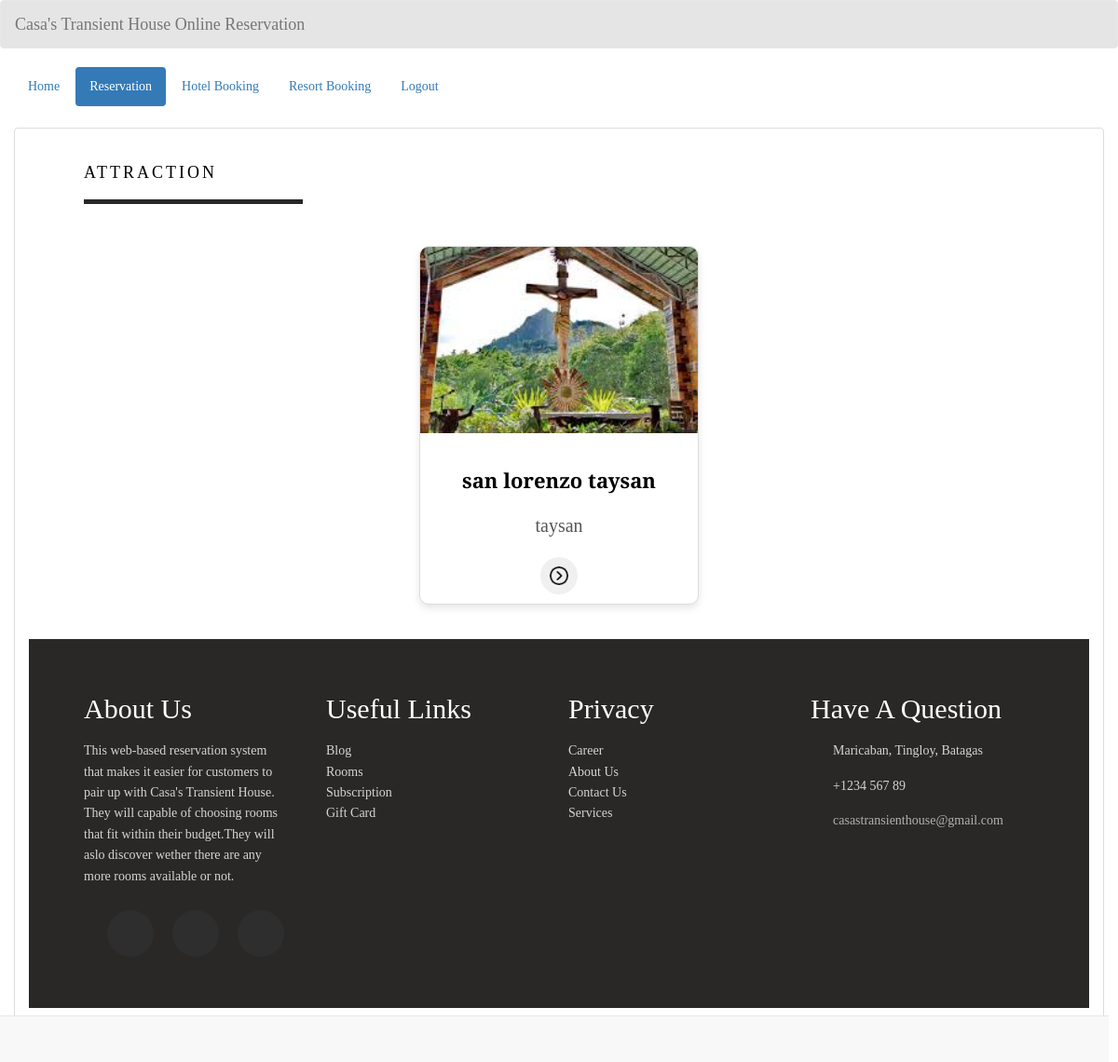
Screenshot of /view_attraction.php with the database file from the repository.
### tables this page shows
CREATE TABLE `attraction` (
  `attraction_id` int(100) NOT NULL,
  `attraction_name` varchar(200) NOT NULL,
  `descr` varchar(200) NOT NULL,
  `photo` varchar(200) NOT NULL
);

### view_attraction.php (the view, shortened to what this page needs)
<!DOCTYPE html>
<html lang = "en">
	<head>
		<link rel = "stylesheet" type = "text/css" href = "css/bootstrap.css " />
		<link rel = "stylesheet" type = "text/css" href = "css/style.css" />
		<link rel="stylesheet"  type="text/css" href="css/home_user.css">
	</head>
<body>
	<nav style = "background-color:rgba(0, 0, 0, 0.1);" class = "navbar navbar-default">
		<div  class = "container-fluid">
			<div class = "navbar-header">
				<a class = "navbar-brand" >Casa's Transient House Online Reservation</a>
			</div>
		</div>
	</nav>
	<div class = "container-fluid">
		<ul class = "nav nav-pills">
        <?php
            $id = isset($_GET['id']) ? $_GET['id'] : null;
            ?>
			<li><a href = "">Home</a></li>
			<li class = "active"><a href="reservation.php?id=<?php echo $id; ?>">Reservation</a></li>
            <li><a href="records.php?id=<?php echo $id; ?>">Hotel Booking</a></li>
            <li><a href="records_resort.php?id=<?php echo $id; ?>">Resort Booking</a></li>
			<li><a href = "login_user.php">Logout</a></li>
		</ul>
	</div>
	<br />
	<div class = "container-fluid">
		<div class = "panel panel-default">
			<div class = "panel-body">
		  <section class = "services sec-width" id = "services">
          <div class="title">
            <h4 style="color: black;">Attraction </h4>
        </div>
            <div style="padding: 20px; text-align: center;">
            <?php
                require_once 'connection/connect.php';
                $query = $conn->query("SELECT * FROM `attraction` ") or die(mysql_error());
                while($fetch = $query->fetch_array()){
                ?>
                    <div style="display: inline-block; width: 300px; border: 1px solid #ddd; border-radius: 10px; overflow: hidden; box-shadow: 0 4px 8px rgba(0, 0, 0, 0.1); background-color: #fff; margin: 10px; transition: all 0.3s ease;"
                        onmouseover="this.style.boxShadow='0 8px 16px rgba(0, 0, 0, 0.2)'; this.style.transform='scale(1.05)';"
                        onmouseout="this.style.boxShadow='0 4px 8px rgba(0, 0, 0, 0.1)'; this.style.transform='scale(1)';">
                        <img src="photo/<?php echo $fetch['photo']; ?>" alt="Room Image" style="width: 100%; height: 200px; object-fit: cover; transition: all 0.3s ease;"
                            onmouseover="this.style.transform='scale(1.1)';"
                            onmouseout="this.style.transform='scale(1)';">
                        <div style="padding: 10px; text-align: center;">
                            <h3 style="font-size: 2.2rem; margin-bottom: 5px; font-weight: bold; color: black;"><?php echo $fetch['attraction_name']; ?></h3>
                            <h4 style="font-size: 2rem; color: #555; margin-bottom: 15px;"><?php echo $fetch['descr']; ?></h4>
                            <button onclick="window.location.href='#?attraction_id=<?php echo $fetch['attraction_id']; ?>'" style="border: none; background-color: #f0f0f0; padding: 10px; border-radius: 50%; cursor: pointer; transition: all 0.3s ease;"
                                    onmouseover="this.style.backgroundColor='#ddd'; this.style.transform='scale(1.1)';"
                                    onmouseout="this.style.backgroundColor='#f0f0f0'; this.style.transform='scale(1)';">
                                <img src="image/next.png" alt="Reserve Button" style="width: 20px; height: 20px;">
                            </button>
                        </div>
                    </div>
                <?php
                }
                ?>
            </div>
        </section>
        <footer class = "footer">
            <div class = "footer-container">
                <div>
                    <h2>About Us </h2>
                    <p>This web-based reservation system that makes it easier for customers to pair up with Casa's Transient House.
						They will capable of choosing rooms that fit within their budget.They will aslo discover wether there are any more rooms available or not.
					</p>
                    <ul class = "social-icons">
                        <li class = "flex">
                        </li>
                        <li class = "flex">
                        </li>
                        <li class = "flex">
                        </li>
                    </ul>
                </div>
                <div>
                    <h2>Useful Links</h2>
                    <a href = "#">Blog</a>
                    <a href = "#">Rooms</a>
                    <a href = "#">Subscription</a>
                    <a href = "#">Gift Card</a>
                </div>
                <div>
                    <h2>Privacy</h2>
                    <a href = "#">Career</a>
                    <a href = "#">About Us</a>
                    <a href = "#">Contact Us</a>
                    <a href = "#">Services</a>
                </div>
                <div>
                    <h2>Have A Question</h2>
                    <div class = "contact-item">
                        <span>
                             Maricaban, Tingloy, Batagas
                        </span>
                    </div>
                    <div class = "contact-item">
                        <span>
                            +1234 567 89
                        </span>
                    </div>
                    <div class = "contact-item">
                        <span>
                        <a href = "https://mail.google.com/mail/u/3/#inbox">casastransienthouse@gmail.com</a>
                        </span>
                    </div>
                </div>
            </div>
        </footer>
			</div>
		</div>
	</div>
	<br />
	<div style = "text-align:right; margin-right:10px;" class = "navbar navbar-default navbar-fixed-bottom">
	</div>
    </body>
</html>

### css/home_user.css (style rules this page uses)
:root { --transition: all 0.7s ease; --yellow: #f9d342; --dark: #292826; }
* { box-sizing: border-box; padding: 0; margin: 0; font-family: 'Playfair Display', serif; }
html { scroll-behavior: smooth; }
body { line-height: 1.6; }
.flex { display: flex; flex-direction: column; justify-content: center; align-items: center; }
h1, h2, h3, h4, h5, h6 { padding: 8px 0; }
img { width: 100%; display: block; }
.title { text-transform: uppercase; letter-spacing: 3px; font-size: 30px; color: orangered; border-bottom: 5px solid var(--dark); width: 235px; margin: 15px 0; }
.sec-width { width: 85vw; margin: 0 auto!important; }
.services { margin: 40px 0; }
.footer { background: var(--dark); color: #fff; text-align: center; }
.footer-container { width: 85vw; margin: 0 auto; padding: 30px 0; }
.footer-container p, .footer-container a, .footer-container span { opacity: 0.8; }
.footer a { display: block; color: #fff; text-decoration: none; }
.social-icons { list-style: none; display: flex; justify-content: center; padding: 15px 0; }
.social-icons li { margin: 0 10px; width: 50px; height: 50px; background: #2e2e2e; border-radius: 50%; transition: var(--transition); cursor: pointer; }
.contact-item span { display: block; }
@media (min-width: 900px) { .footer-container { display: grid; grid-template-columns: repeat(2, 1fr); grid-gap: 20px; } }
@media (min-width: 1170px) { .footer { text-align: left; } }
@media (min-width: 1170px) { .footer-container { grid-template-columns: repeat(4, 1fr); } }
@media (min-width: 1170px) { .footer-container div:nth-child(1) p { padding-right: 20px; } }
@media (min-width: 1170px) { .contact-item { display: grid; grid-template-columns: 10% 90%; margin-bottom: 15px; align-items: center; } }

### rows the page displays
attraction: photo (picture), attraction_name "san lorenzo taysan", descr "taysan"
